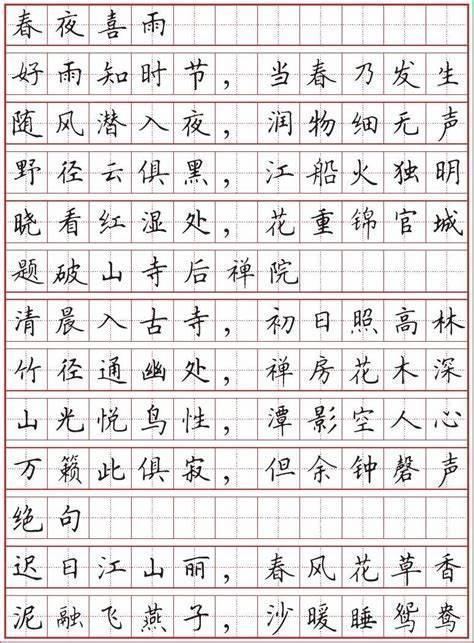
#> input picture PythonTest/images/th.jpg, 474 x 643 px, found by its file name
$ python ch_detect.py
#> lines starting #> are read from the running program, lines starting #| are printed output that depends on the picture; after the words box and inside, x2 and y2 are one past the last pixel; in counts of white or black regions, pixels touching at a corner belong together
import cv2
import numpy as np

# 读取文件
imagePath = '/Users/amen/data/Learning/PythonTest/images/th.jpg'
image = cv2.imread(imagePath)
#> image is the input picture: shape (643, 474, 3); mean B, G, R 223.9, 223.6, 227.1
cv2.imshow("orign", image) #展示图片

retval,tresh=cv2.threshold(image,136,255,cv2.THRESH_BINARY)
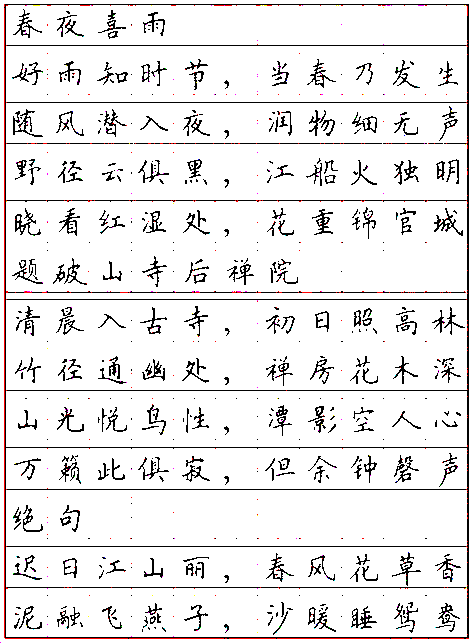
#> tresh: shape (643, 474, 3); mean B, G, R 233.3, 233.2, 234.7
cv2.imshow("tresh", tresh) #展示图片

#灰度图片
gray = cv2.cvtColor(tresh, cv2.COLOR_BGR2GRAY)
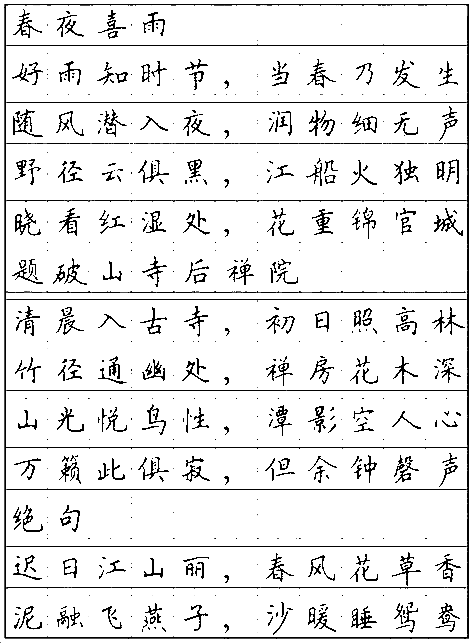
#> gray: shape (643, 474); min 0, max 255, mean 233.6
cv2.imshow("gray", gray) #展示图片

#二值化
binary = cv2.adaptiveThreshold(~gray, 255, cv2.ADAPTIVE_THRESH_GAUSSIAN_C, cv2.THRESH_BINARY, 43, -33)
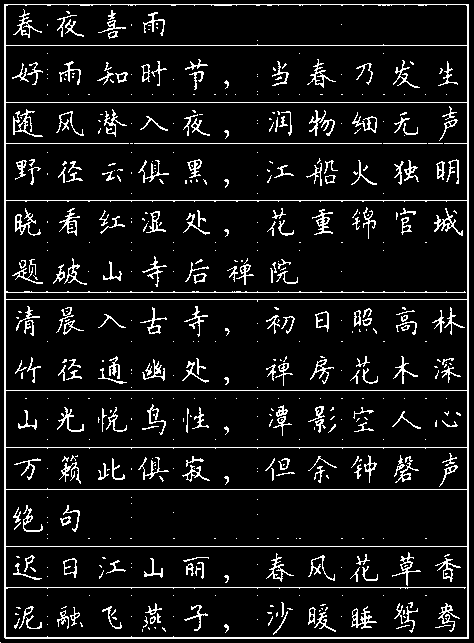
#> binary: shape (643, 474); 8.6% white in thin lines or dots

cv2.imshow("binary2", binary) #展示图片
# cv2.waitKey(0)

rows,cols=binary.shape
#> rows = 643; cols = 474
scale = 25
#识别横线
kernel  = cv2.getStructuringElement(cv2.MORPH_RECT,(cols//scale,1))
eroded = cv2.erode(binary,kernel,iterations = 1)
#> eroded: shape (643, 474); 2% white in thin lines or dots
#cv2.imshow("Eroded Image",eroded)
dilatedcol = cv2.dilate(eroded,kernel,iterations = 1)
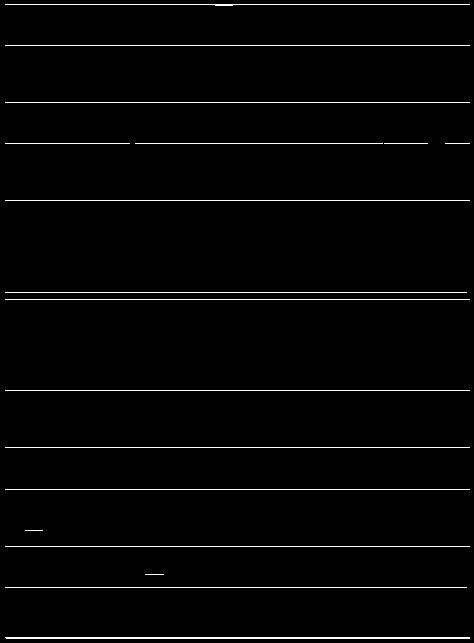
#> dilatedcol: shape (643, 474); 2.1% white in thin lines or dots
# cv2.imshow("cols:",dilatedcol)

#识别竖线
scale = 20
kernel = cv2.getStructuringElement(cv2.MORPH_RECT,(1,rows//scale))
#> kernel = 32 values from 1 to 1
eroded = cv2.erode(binary,kernel,iterations = 1)
#> eroded: shape (643, 474); 0.79% white in thin lines or dots
dilatedrow = cv2.dilate(eroded,kernel,iterations = 1)
#> dilatedrow: shape (643, 474); 0.83% white in thin lines or dots
# cv2.imshow("rows:",dilatedrow)

#标识表格
merge = cv2.add(dilatedcol,dilatedrow)
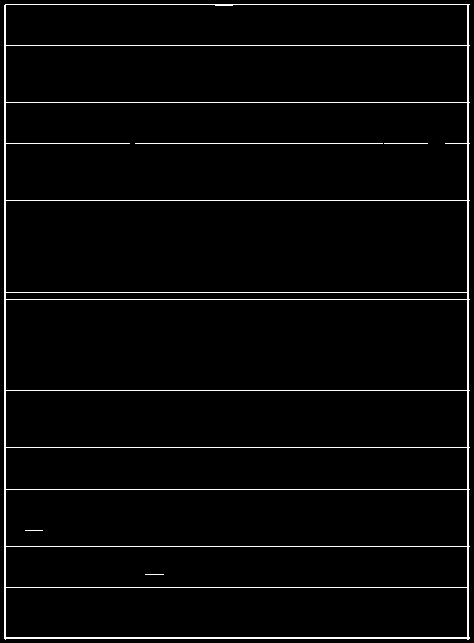
#> merge: shape (643, 474); 3% white in thin lines or dots
cv2.imshow("merge0:",merge)

#两张图片进行减法运算，去掉表格框线
merge2 = cv2.subtract(binary,merge)
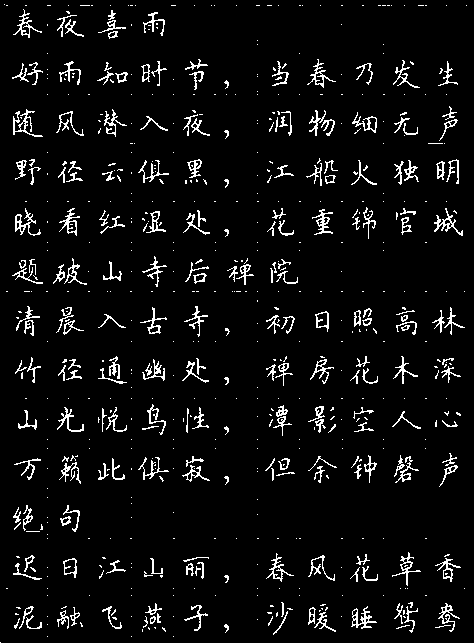
#> merge2: shape (643, 474); 5.6% white in thin lines or dots
cv2.imshow("merge2:",merge2)

#识别黑白图中的白色交叉点，将横纵坐标取出
#标识交点
bitwiseAnd = cv2.bitwise_and(dilatedcol,dilatedrow)
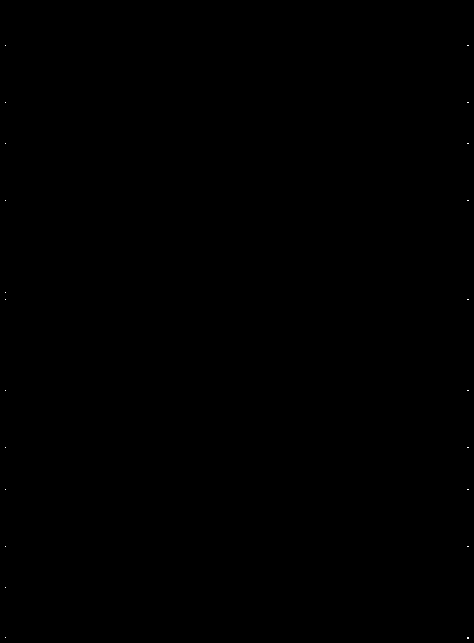
#> bitwiseAnd: shape (643, 474); 0.01% white in thin lines or dots
# cv2.imshow("dot:",bitwiseAnd)

# cv2.imwrite("my.png",bitwiseAnd) #将二值像素点生成图片保存
ys,xs = np.where(bitwiseAnd>0)
#> ys = 34 values from 45 to 638; xs = 34 values, max 468 at index 2, min 5 at index 0, mean 304.3

mylisty=[] #纵坐标
mylistx=[] #横坐标

#通过排序，获取跳变的x和y的值，说明是交点，否则交点会有好多像素值值相近，我只取相近值的最后一点
#这个10的跳变不是固定的，根据不同的图片会有微调，基本上为单元格表格的高度（y坐标跳变）和长度（x坐标跳变）
i = 0
myxs=np.sort(xs)
#> myxs = 34 values from 5 to 468
for i in range(len(myxs)-1):
    if(myxs[i+1]-myxs[i]>10):
        mylistx.append(myxs[i])
    i=i+1
#> this loop made 33 passes
#> after the loop, mylistx = [5]
mylistx.append(myxs[i]) #要将最后一个点加入

i = 0
myys=np.sort(ys)
#> myys = 34 values from 45 to 638
#print(np.sort(ys))
for i in range(len(myys)-1):
    if(myys[i+1]-myys[i]>10):
        mylisty.append(myys[i])
    i=i+1
#> after the loop, mylisty = [45, 102, 143, 200, 299, 390, 447, 489, 546, 587]
mylisty.append(myys[i]) #要将最后一个点加入

print('mylisty',mylisty)
#| mylisty [45, 102, 143, 200, 299, 390, 447, 489, 546, 587, 638]
print('mylistx',mylistx)
#| mylistx [5, 468]


# #循环y坐标，x坐标分割表格
# for i in range(len(mylisty)-1):
#     for j in range(len(mylistx)-1):
#         #在分割时，第一个参数为y坐标，第二个参数为x坐标
#         ROI = image[mylisty[i]+3:mylisty[i+1]-3,mylistx[j]:mylistx[j+1]-3] #减去3的原因是由于我缩小ROI范围
#         cv2.imshow("show:",ROI)


#         # special_char_list = '`~!@#$%^&*()-_=+[]{}|\\;:‘’，。《》/？ˇ'
#         # pytesseract.pytesseract.tesseract_cmd = 'E:/Tesseract-OCR/tesseract.exe'
#         # text1 = pytesseract.image_to_string(ROI)  #读取文字，此为默认英文
#         # text2 = ''.join([char for char in text2 if char not in special_char_list])
#         # print('识别分割子图片信息为：'+text1)
#         j=j+1
#     i=i+1

cv2.waitKey(0)

$ run again, with PythonTest/images/back.jpg copied over PythonTest/images/th.jpg
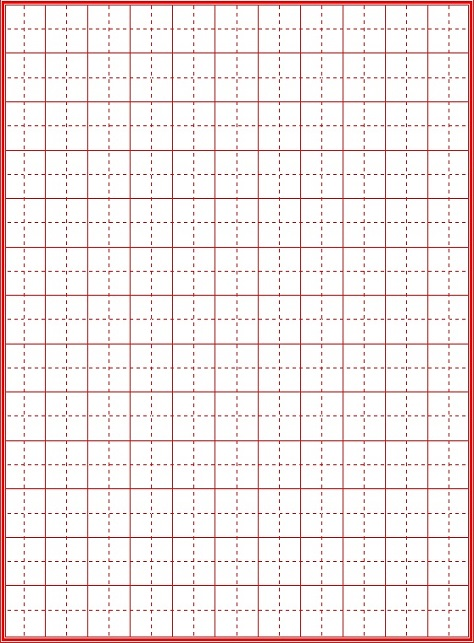
#> input picture PythonTest/images/back.jpg, 474 x 643 px, found by its file name
#> image is the input picture: shape (643, 474, 3); mean B, G, R 232.1, 232.4, 242.9
#> `binary = cv2.adaptiveThreshold(~gray, 255, cv2.ADAPTIVE_THRESH_GAUSSIA..`:
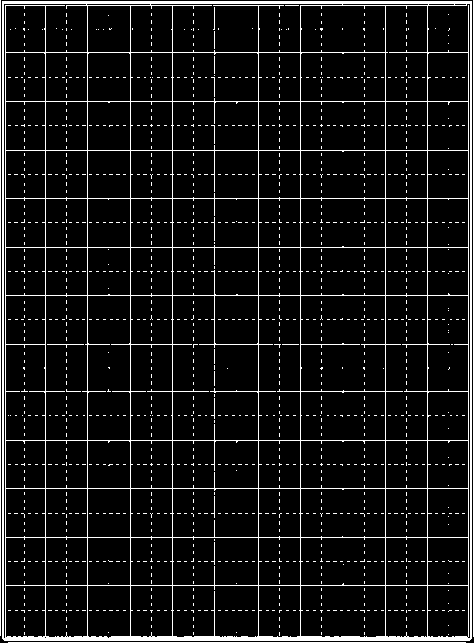
#> binary: shape (643, 474); 8.3% white in thin lines or dots
#> dilatedcol: shape (643, 474); 3.2% white; 33 white regions, largest, box (x1, y1, x2, y2) and area: (3, 636, 473, 641) 1985, (3, 1, 473, 4) 1410, (6, 101, 470, 102) 464
#> dilatedrow: shape (643, 474); 3.4% white in thin lines or dots
#> merge: shape (643, 474); 6.6% white in thin lines or dots
#> `merge2 = cv2.subtract(binary,merge)`:
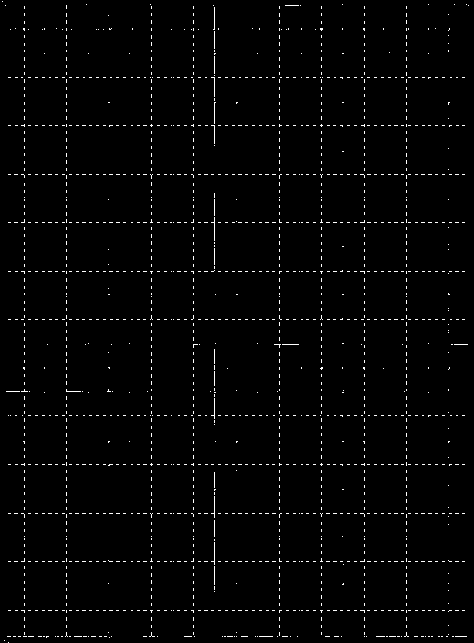
#> merge2: shape (643, 474); 1.8% white in thin lines or dots
#> bitwiseAnd: shape (643, 474); 0.05% white in thin lines or dots
#> ys = 163 values from 2 to 640; xs = 163 values, max 471 at index 2, min 3 at index 0, mean 250.5
#> myxs = 163 values from 3 to 471
#> after the loop `for i in range(len(myxs)-1):`: mylistx = [5, 45, 87, 130, 172, 214, 258, 300, 385, 427]
#> myys = 163 values from 2 to 640
#> after the loop `for i in range(len(myys)-1):`: mylisty = [3, 52, 101, 150, 198, 247, 295, 344, 391, 440, 488, 537, 585]
#| mylisty [3, 52, 101, 150, 198, 247, 295, 344, 391, 440, 488, 537, 585, 640]
#| mylistx [5, 45, 87, 130, 172, 214, 258, 300, 385, 427, 471]
